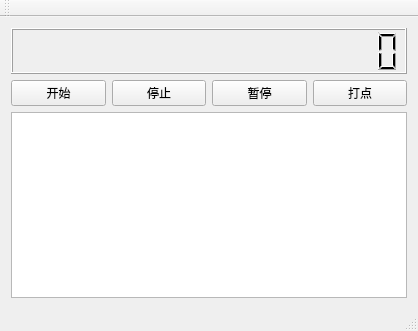
<?xml version="1.0" encoding="UTF-8"?>
<ui version="4.0">
 <class>MainWindow</class>
 <widget class="QMainWindow" name="MainWindow">
  <property name="geometry">
   <rect>
    <x>0</x>
    <y>0</y>
    <width>418</width>
    <height>331</height>
   </rect>
  </property>
  <property name="windowTitle">
   <string>MainWindow</string>
  </property>
  <widget class="QWidget" name="centralWidget">
   <layout class="QVBoxLayout" name="verticalLayout" stretch="2,1,8">
    <item>
     <widget class="QLCDNumber" name="lcdNumber">
      <property name="sizePolicy">
       <sizepolicy hsizetype="Minimum" vsizetype="Minimum">
        <horstretch>0</horstretch>
        <verstretch>0</verstretch>
       </sizepolicy>
      </property>
      <property name="digitCount">
       <number>18</number>
      </property>
     </widget>
    </item>
    <item>
     <layout class="QHBoxLayout" name="horizontalLayout">
      <item>
       <widget class="QPushButton" name="btn_begin">
        <property name="text">
         <string>开始</string>
        </property>
       </widget>
      </item>
      <item>
       <widget class="QPushButton" name="btn_end">
        <property name="text">
         <string>停止</string>
        </property>
       </widget>
      </item>
      <item>
       <widget class="QPushButton" name="btn_hold">
        <property name="text">
         <string>暂停</string>
        </property>
       </widget>
      </item>
      <item>
       <widget class="QPushButton" name="btn_flag">
        <property name="text">
         <string>打点</string>
        </property>
       </widget>
      </item>
     </layout>
    </item>
    <item>
     <widget class="QTextBrowser" name="textBrowser"/>
    </item>
   </layout>
  </widget>
  <widget class="QMenuBar" name="menuBar">
   <property name="geometry">
    <rect>
     <x>0</x>
     <y>0</y>
     <width>418</width>
     <height>23</height>
    </rect>
   </property>
  </widget>
  <widget class="QToolBar" name="mainToolBar">
   <attribute name="toolBarArea">
    <enum>TopToolBarArea</enum>
   </attribute>
   <attribute name="toolBarBreak">
    <bool>false</bool>
   </attribute>
  </widget>
  <widget class="QStatusBar" name="statusBar"/>
 </widget>
 <layoutdefault spacing="6" margin="11"/>
 <resources/>
 <connections/>
</ui>
